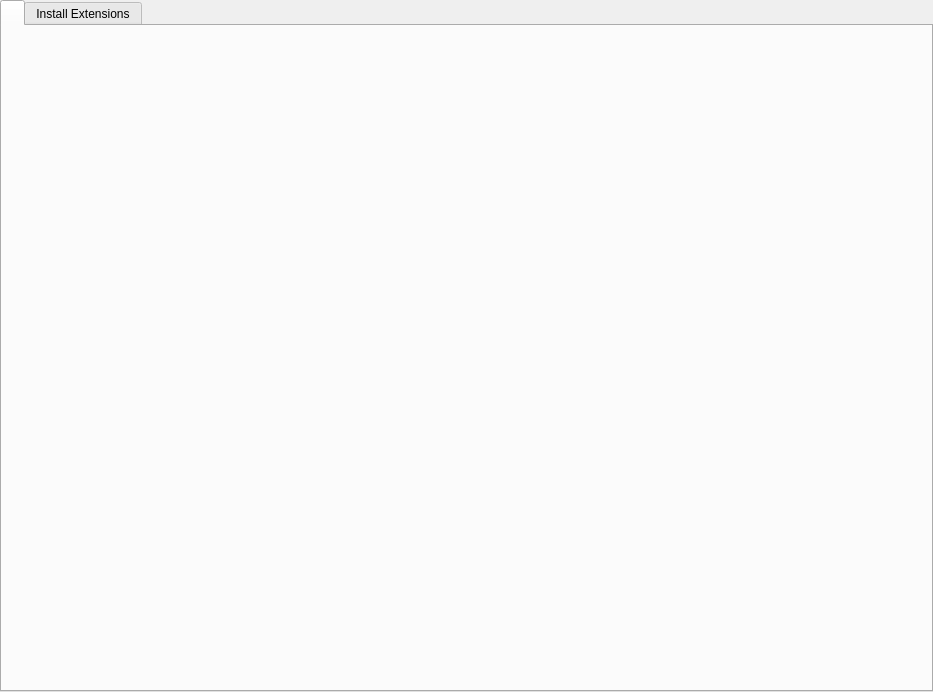
<?xml version="1.0" encoding="UTF-8"?>
<ui version="4.0">
 <class>qCjyxExtensionsManagerWidget</class>
 <widget class="QWidget" name="qCjyxExtensionsManagerWidget">
  <property name="geometry">
   <rect>
    <x>0</x>
    <y>0</y>
    <width>933</width>
    <height>692</height>
   </rect>
  </property>
  <property name="windowTitle">
   <string>Cjyx Extensions Manager</string>
  </property>
  <layout class="QVBoxLayout" name="verticalLayout_2">
   <property name="margin">
    <number>0</number>
   </property>
   <item>
    <widget class="QTabWidget" name="tabWidget">
     <property name="currentIndex">
      <number>2</number>
     </property>
     <property name="iconSize">
      <size>
       <width>24</width>
       <height>24</height>
      </size>
     </property>
     <widget class="QWidget" name="ManageExtensionsTab">
      <attribute name="icon">
       <iconset resource="../qCjyxBaseQTGUI.qrc">
        <normaloff>:/Icons/Extension.png</normaloff>:/Icons/Extension.png</iconset>
      </attribute>
      <attribute name="title">
       <string/>
      </attribute>
      <layout class="QVBoxLayout" name="verticalLayout">
       <property name="margin">
        <number>0</number>
       </property>
       <item>
        <widget class="QStackedWidget" name="ManageExtensionsPager">
         <widget class="qCjyxExtensionsLocalWidget" name="ExtensionsLocalWidget"/>
        </widget>
       </item>
      </layout>
     </widget>
     <widget class="QWidget" name="InstallExtensionsTab">
      <attribute name="icon">
       <iconset resource="../qCjyxBaseQTGUI.qrc">
        <normaloff>:/Icons/DownloadExtension.png</normaloff>:/Icons/DownloadExtension.png</iconset>
      </attribute>
      <attribute name="title">
       <string>Install Extensions</string>
      </attribute>
      <layout class="QVBoxLayout" name="InstallExtensionsTabLayout">
       <property name="margin">
        <number>0</number>
       </property>
      </layout>
     </widget>
    </widget>
   </item>
  </layout>
 </widget>
 <customwidgets>
  <customwidget>
   <class>qCjyxExtensionsLocalWidget</class>
   <extends>QWidget</extends>
   <header>qCjyxExtensionsLocalWidget.h</header>
   <container>1</container>
  </customwidget>
 </customwidgets>
 <resources>
  <include location="../qCjyxBaseQTGUI.qrc"/>
 </resources>
 <connections/>
</ui>
